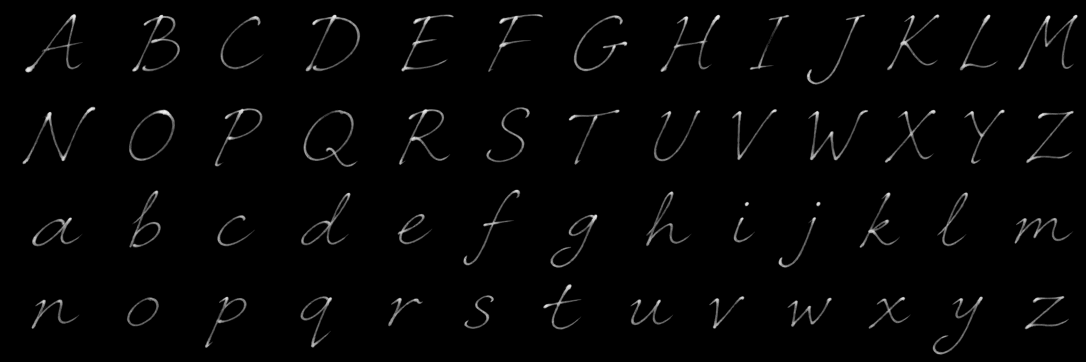
#> input picture source/ink-density.png, 2172 x 724 px (shown at 1/2 size)
$ python build_font.py source/ink-density.png
#> lines starting #> are read from the running program, lines starting #| are printed output that depends on the picture
"""Build Epistolary Ink from its alphabet, numeral and punctuation density sheets."""
from pathlib import Path
import string
import numpy as np
from PIL import Image
from scipy.ndimage import binary_closing, label
from contourpy import contour_generator
from fontTools.fontBuilder import FontBuilder
from fontTools.pens.ttGlyphPen import TTGlyphPen
from fontTools.colorLib.builder import buildCOLR, buildCPAL
from fontTools.ttLib import TTFont
from fontTools import subset
import subprocess

ROOT = Path(__file__).resolve().parent
SOURCE = ROOT / 'source' / 'ink-density.png'
FONTS = ROOT / 'fonts'
FONTS.mkdir(exist_ok=True)
ROWS = [(0, 190, 145), (190, 360, 327), (360, 550, 493), (550, 724, 659)]
CHARS = string.ascii_uppercase + string.ascii_lowercase
SCALE = 5.7
LEVELS = [22, 55, 90, 125, 165, 205]
OPACITIES = [0.16, 0.18, 0.20, 0.25, 0.32, 0.46]
PUNCTUATION = string.punctuation
# Ink bottom relative to the baseline, in font units. Punctuation has
# per-character vertical placement rather than a shared visual baseline.
PUNCT_BOTTOM = {"!":0, '"':470, '#':0, '$':-90, '%':0, '&':0,
    "'":470, '(': -85, ')':-85, '*':330, '+':150, ',':-100, '-':225,
    '.':0, '/':-40, ':':0, ';':-90, '<':150, '=':200, '>':150, '?':0,
    '@':-35, '[':-85, '\\':-40, ']':-85, '^':430, '_':-100, '`':485,
    '{':-100, '|':-80, '}':-100, '~':235}

def outline(density, threshold, baseline, pad_x=0):
    pen = TTGlyphPen(None)
    data = np.pad(density.astype(float), 1)
    for contour in contour_generator(z=data).lines(threshold):
        points = [(round((x-1)*SCALE+pad_x), round((baseline-(y-1))*SCALE)) for x,y in contour]
        points = list(dict.fromkeys(points))
        if len(points) < 4:
            continue
        area = sum(x1*y2-x2*y1 for (x1,y1),(x2,y2) in zip(points, points[1:]+points[:1]))
        if abs(area) < 36:
            continue
        pen.moveTo(points[0])
        for pt in points[1:]:
            pen.lineTo(pt)
        pen.closePath()
    return pen.glyph()

def main():
    density = np.array(Image.open(SOURCE).convert('L'))
#> density is the input picture: shape (724, 2172); min 0, max 248, mean 4.3
    glyphs = {'.notdef': TTGlyphPen(None).glyph(), 'space': TTGlyphPen(None).glyph()}
    metrics = {'.notdef': (480, 0), 'space': (275, 0)}
    cmap = {32:'space'}
    layers = {}

    def add_glyph(char, cell, baseline, advance=None):
        name = f'uni{ord(char):04X}'
        if advance is None:
            advance = round(cell.shape[1]*SCALE+15)
        glyphs[name] = outline(cell,55,baseline,15)
        metrics[name] = (advance,0)
        cmap[ord(char)] = name
        layers[name] = []
        for j,level in enumerate(LEVELS):
            layer = f'{name}.ink{j}'
            glyphs[layer] = outline(cell,level,baseline,15)
            metrics[layer] = (advance,0)
            layers[name].append((layer,j))

    for r,(top,bottom,base) in enumerate(ROWS):
        row = density[top:bottom]
        active = binary_closing((row >= 40).sum(axis=0)>1, iterations=6)
        labels, n = label(active)
        assert n == 13, (r, n)
        for i in range(1,14):
            char = CHARS[r*13+i-1]
            cols = np.flatnonzero(labels==i)
            left = max(0, cols[0]-7)
            right = min(row.shape[1],cols[-1]+8)
            cell = row[:,left:right]
            add_glyph(char,cell,base-top)
#> this loop made 4 passes
#> pass 1, in main, `row = density[top:bottom]`:
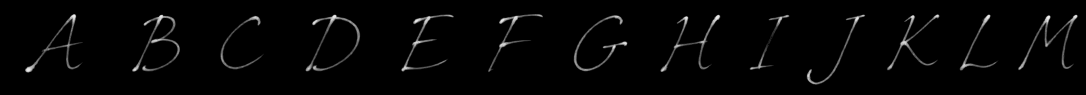
#> row: shape (190, 2172) (shown at 1/2 size); min 0, max 240, mean 4.9
#> pass 2, in main, `row = density[top:bottom]`:
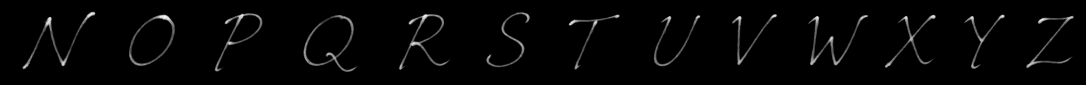
#> row: shape (170, 2172) (shown at 1/2 size); min 0, max 248, mean 5.1

    # Glyphs in the new sheets are separated in fixed grids. Preserve each
    # glyph's natural proportions while matching the alphabet's cap height.
    extra_cells = {}
    def add_sheet(filename, chars, rows, cols, bottoms):
#> called with filename = 'numeral-density.png', chars = '0123456789', rows = 1, cols = 10
        sheet=np.array(Image.open(ROOT/'source'/filename).convert('L'))
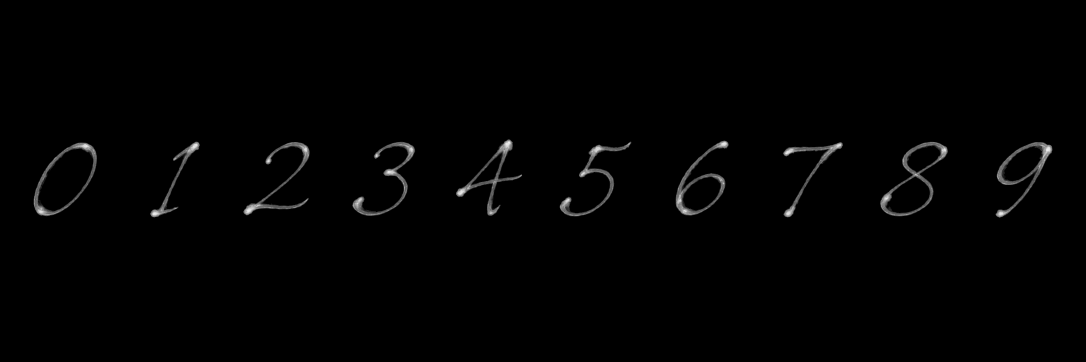
#> input picture source/numeral-density.png, 2172 x 724 px (shown at 1/2 size)
#> sheet is the input picture: shape (724, 2172); min 0, max 240, mean 2.2
        h,w=sheet.shape
#> h = 724; w = 2172
        for i,char in enumerate(chars):
            r,c=divmod(i,cols)
            cell=sheet[round(r*h/rows):round((r+1)*h/rows),round(c*w/cols):round((c+1)*w/cols)]
            yy,xx=np.where(cell>=40)
            assert len(yy), char
            cell=cell[max(0,yy.min()-5):min(cell.shape[0],yy.max()+6),max(0,xx.min()-5):min(cell.shape[1],xx.max()+6)]
            cell=np.array(Image.fromarray(cell).resize((max(1,round(cell.shape[1]*.75)),max(1,round(cell.shape[0]*.75))),Image.Resampling.LANCZOS))
            yy,xx=np.where(cell>=40)
            baseline=yy.max()+bottoms.get(char,0)/SCALE
            add_glyph(char,cell,baseline)
            extra_cells[char]=cell
#> this loop made 10 passes
#> baseline on passes 1 to 10: 113, 117, 113, 113, 117, 115, 115, 116, 114, 117
#> pass 1, in outline (call 365), `data = np.pad(density.astype(float), 1)`:
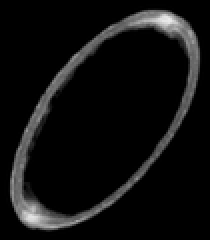
#> data: shape (120, 105) float64 (shown 2 times larger); min 0, max 235, mean 15.9
#> after the loop, extra_cells = 10 items

    add_sheet('numeral-density.png',string.digits,1,10,{})
    add_sheet('punctuation-density.png',PUNCTUATION,4,8,PUNCT_BOTTOM)
#> call 2 of add_sheet, with filename = 'punctuation-density.png', chars = '!"#$%&\'()*+,-./:;<=>?@[\\]^_`{|}~', rows = 4, cols = 8
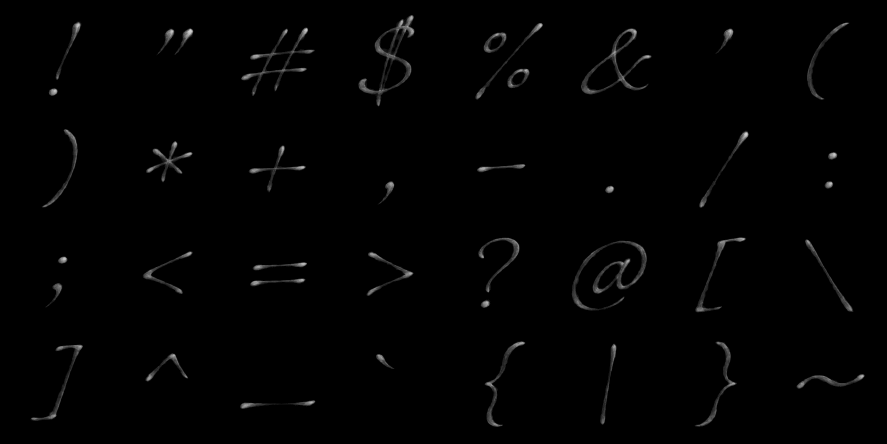
#> input picture source/punctuation-density.png, 1774 x 887 px (shown at 1/2 size)
#> in add_sheet, sheet is the input picture: shape (887, 1774); min 0, max 216, mean 2.2
#> the loop in add_sheet (call 2), `for i,char in enumerate(chars):` made 32 passes
#> baseline on passes 1 to 12: 113, 123.5, 105, 123.2, 117, 101, 116.5, 103.1, 105.1, 121.9, 98.32, 17.46
#> pass 1, in add_sheet (call 2), `cell=cell[max(0,yy.min()-5):min(cell.shape[0],yy.max()+6),max(0,xx.min..`:
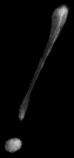
#> cell: shape (158, 74); min 0, max 200, mean 7.2
#> after the loop in add_sheet (call 2), `for i,char in enumerate(chars):`: extra_cells = 42 items
    # Draw common typographic punctuation from the same ink-density strokes.
    def add_typed(char, cell, bottom):
        yy,_=np.where(cell>=40)
        add_glyph(char,cell,yy.max()+bottom/SCALE)
    for char,original,rotate in [('‘',"'",True),('’',"'",False),('“','"',True),('”','"',False)]:
        add_typed(char,np.rot90(extra_cells[original],2) if rotate else extra_cells[original],470)
    for char,factor in [('–',1.5),('—',2.4),('−',1.0)]:
        hyphen=extra_cells['-']
        cell=np.array(Image.fromarray(hyphen).resize((round(hyphen.shape[1]*factor),hyphen.shape[0]),Image.Resampling.LANCZOS))
        add_typed(char,cell,225)
#> this loop made 3 passes
#> pass 2, in main, `cell=np.array(Image.fromarray(hyphen).resize((round(hyphen.shape[1]*fa..`:
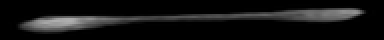
#> cell: shape (20, 192) (shown 2 times larger); min 0, max 175, mean 19.1
    dot=extra_cells['.']
    add_typed('…',np.concatenate([dot,np.zeros((dot.shape[0],4),dtype=dot.dtype),dot,np.zeros((dot.shape[0],4),dtype=dot.dtype),dot],axis=1),0)
    order = list(glyphs)
#> order = 716 items, first 6: '.notdef', 'space', 'uni0041', 'uni0041.ink0', 'uni0041.ink1', 'uni0041.ink2'
    # Set actual side bearings so outline positions survive serialization.
    for name,glyph in glyphs.items():
        if glyph.numberOfContours > 0:
            glyph.recalcBounds(glyphs)
            metrics[name] = (metrics[name][0],glyph.xMin)
#> this loop made 716 passes
#> name on passes 1 to 3: '.notdef', 'space', 'uni0041'
#> after the loop, metrics = 716 items
    fb = FontBuilder(1000,isTTF=True)
    fb.setupGlyphOrder(order)
    fb.setupCharacterMap(cmap)
    fb.setupGlyf(glyphs)
    fb.setupHorizontalMetrics(metrics)
    fb.setupHorizontalHeader(ascent=850,descent=-330)
    fb.setupNameTable({'familyName':'Epistolary Ink','styleName':'Regular','uniqueFontIdentifier':'EpistolaryInk-Regular-0.2','fullName':'Epistolary Ink Regular','psName':'EpistolaryInk-Regular','version':'Version 0.2.0','copyright':'Copyright 2026 Wenyi Ye','licenseDescription':'SIL Open Font License 1.1','licenseInfoURL':'https://openfontlicense.org/'})
    fb.font['head'].fontRevision = 0.2
    fb.setupOS2(sTypoAscender=850,sTypoDescender=-330,usWinAscent=1050,usWinDescent=400,usWeightClass=400)
    fb.setupPost()
    fb.setupMaxp()
    fb.font.save(FONTS/'EpistolaryInk-Regular.ttf')
    regular = TTFont(FONTS/'EpistolaryInk-Regular.ttf')
    sub = subset.Subsetter()
    sub.populate(unicodes=sorted(cmap))
    sub.subset(regular)
    regular.save(FONTS/'EpistolaryInk-Regular.ttf')
    fb.font['COLR'] = buildCOLR(layers, version=0, glyphMap=fb.font.getReverseGlyphMap())
    fb.font['CPAL'] = buildCPAL([[(0.20,0.145,0.10,a) for a in OPACITIES]])
    for name_id, value in {1:'Epistolary Ink Color',3:'EpistolaryInk-Color-0.2',4:'Epistolary Ink Color',6:'EpistolaryInk-Color'}.items():
        for platform,encoding,language in [(3,1,1033),(1,0,0)]:
            fb.font['name'].setName(value,name_id,platform,encoding,language)
    fb.font.save(FONTS/'EpistolaryInk-Color.ttf')
    # WOFF2 needs Brotli. Python Brotli is preferred; Node's built-in encoder
    # is a portable fallback for development environments that have Node.js.
    import fontTools.ttLib.woff2 as woff2
    if not woff2.haveBrotli:
        class NodeBrotli:
            MODE_FONT = 2
            MODE_TEXT = 1
            @staticmethod
            def compress(data, mode=0):
                js = 'const fs=require("fs"),z=require("zlib");process.stdout.write(z.brotliCompressSync(fs.readFileSync(0),{params:{[z.constants.BROTLI_PARAM_MODE]:Number(process.argv[1])}}))'
                return subprocess.run(['node','-e',js,str(mode)],input=data,check=True,capture_output=True).stdout
            @staticmethod
            def decompress(data):
                return subprocess.run(['node','-e','process.stdout.write(require("zlib").brotliDecompressSync(require("fs").readFileSync(0)))'],input=data,check=True,capture_output=True).stdout
        woff2.brotli = NodeBrotli
        woff2.haveBrotli = True
    for variant in ('Regular','Color'):
        font = TTFont(FONTS/f'EpistolaryInk-{variant}.ttf')
        font.flavor = 'woff2'
        try:
            font.save(FONTS/f'EpistolaryInk-{variant}.woff2')
        except (ImportError, FileNotFoundError):
            # Build environments without Python Brotli can install requirements.txt.
            font.flavor = 'woff'
            font.save(FONTS/f'EpistolaryInk-{variant}.woff')

if __name__ == '__main__':
    main()
#> (the call stopped at in compress, `return subprocess.run(['node','-e',js,str(mode)],input=data,check=True..`: subprocess is not available in this run)
